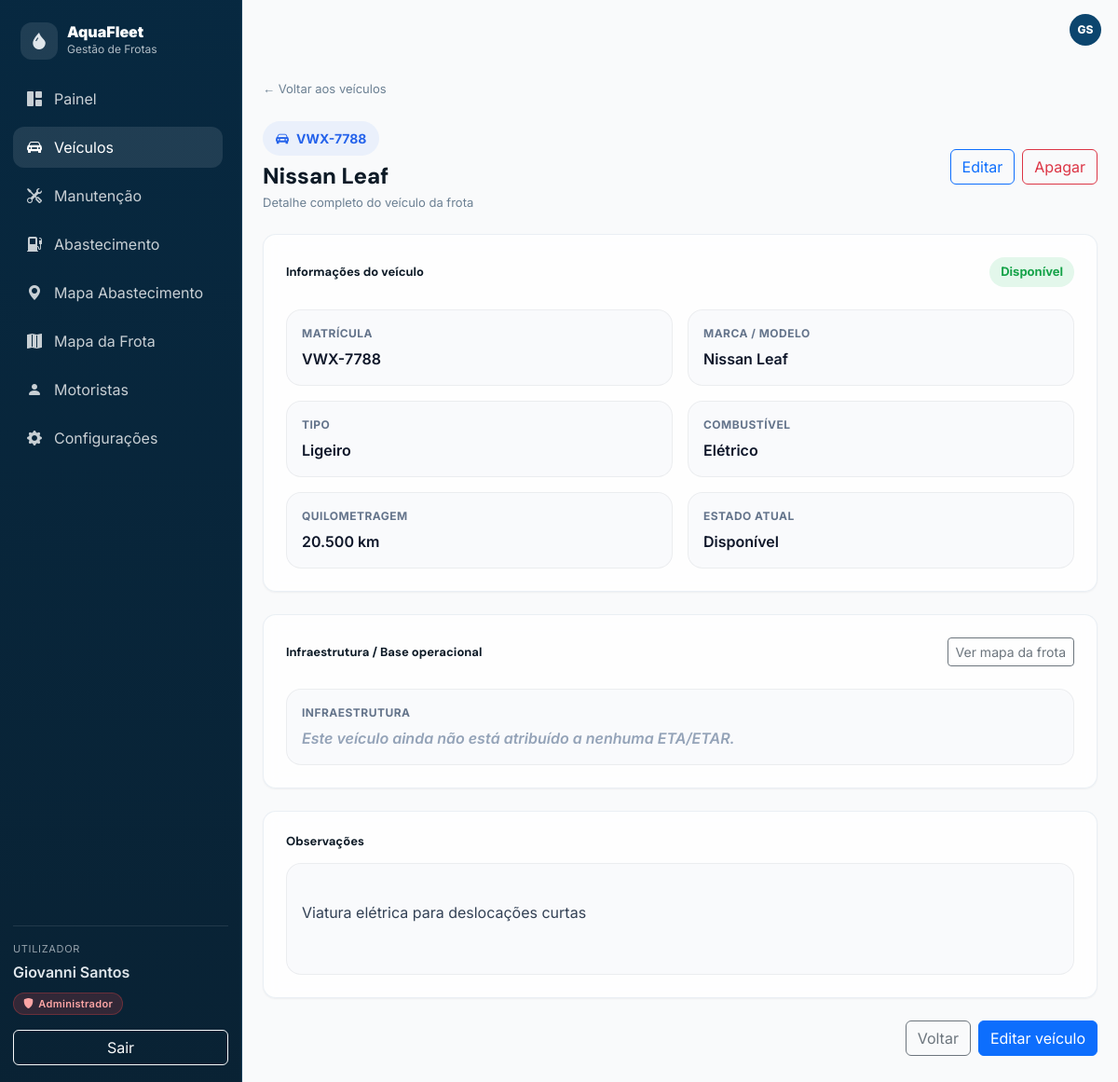
Page /viaturas/show.php?id=30 (signed in) on the earlier database version.
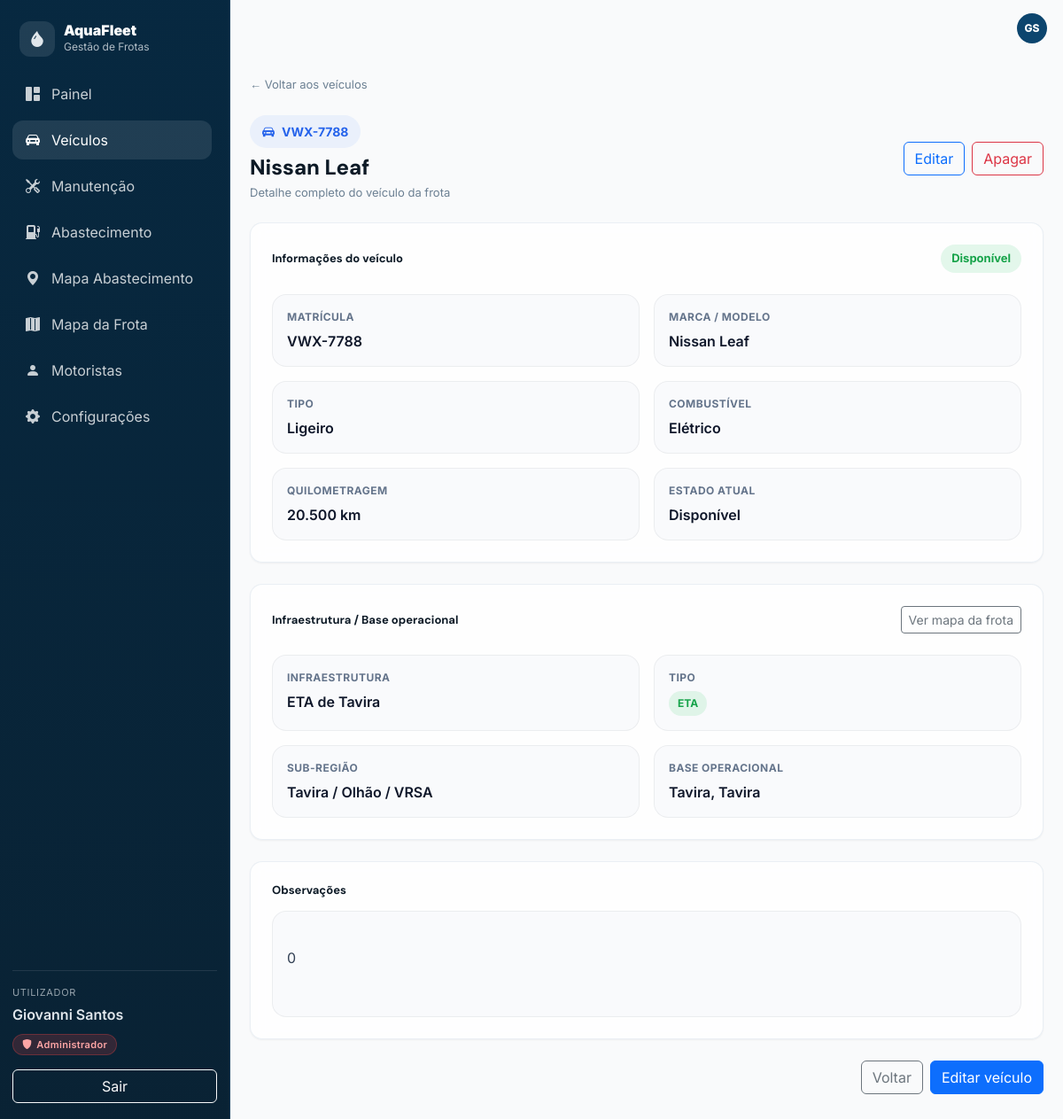
Same page on the later database version.
### tables this page shows
CREATE TABLE `viaturas` (
  `id` int(10) UNSIGNED NOT NULL,
  `matricula` varchar(20) NOT NULL,
  `marca_modelo` varchar(120) NOT NULL,
  `tipo` enum('Ligeiro','Pick-up','Carrinha','Camião','Elétrico','Outro') NOT NULL DEFAULT 'Ligeiro',
  `combustivel` enum('Diesel','Gasolina','Elétrico','Híbrido','Outro') NOT NULL DEFAULT 'Diesel',
  `quilometragem` int(10) UNSIGNED NOT NULL DEFAULT 0,
  `estado` enum('Disponível','Atribuída','Em Manutenção','Inativo') NOT NULL DEFAULT 'Disponível',
  `observacoes` text DEFAULT NULL,
  `infraestrutura_id` int(11) DEFAULT NULL,
  `criado_em` timestamp NOT NULL DEFAULT current_timestamp(),
  `atualizado_em` timestamp NOT NULL DEFAULT current_timestamp() ON UPDATE current_timestamp()
);

CREATE TABLE `infraestruturas` (
  `id` int(11) NOT NULL,
  `nome` varchar(150) NOT NULL,
  `tipo` enum('ETA','ETAR') NOT NULL,
  `concelho` varchar(100) DEFAULT NULL,
  `localidade` varchar(150) DEFAULT NULL,
  `sub_regiao` varchar(100) NOT NULL,
  `latitude` decimal(10,7) DEFAULT NULL,
  `longitude` decimal(10,7) DEFAULT NULL,
  `ativo` tinyint(1) NOT NULL DEFAULT 1,
  `criado_em` timestamp NOT NULL DEFAULT current_timestamp()
);

### viaturas/show.php (the view, shortened to what the rows shown need)
<?php
require_once __DIR__ . "/../inc/database.php";
require_once __DIR__ . "/../inc/header.php";
function h($s) {
  return htmlspecialchars((string)$s, ENT_QUOTES, 'UTF-8');
}
function badge_estado_class($estado) {
  switch ($estado) {
    case 'Disponível': return 'badge-disponivel';
  }
}
$id = isset($_GET['id']) ? (int)$_GET['id'] : 0;
$sql = "
  SELECT
    v.*,
    i.nome AS infraestrutura_nome,
    i.tipo AS infraestrutura_tipo,
    i.sub_regiao AS infraestrutura_sub_regiao,
    i.localidade AS infraestrutura_localidade,
    i.concelho AS infraestrutura_concelho
  FROM viaturas v
  LEFT JOIN infraestruturas i ON i.id = v.infraestrutura_id
  WHERE v.id = $id
  LIMIT 1
";
$res = mysqli_query($ligacao, $sql);
$veiculo = ($res && mysqli_num_rows($res) > 0) ? mysqli_fetch_assoc($res) : null;
$observacoes = trim((string)($veiculo['observacoes'] ?? ''));
$infraestruturaNome = (string)($veiculo['infraestrutura_nome'] ?? '');
$infraestruturaTipo = (string)($veiculo['infraestrutura_tipo'] ?? '');
$infraestruturaSubRegiao = (string)($veiculo['infraestrutura_sub_regiao'] ?? '');
$infraestruturaLocalidade = (string)($veiculo['infraestrutura_localidade'] ?? '');
$infraestruturaConcelho = (string)($veiculo['infraestrutura_concelho'] ?? '');
$baseOperacional = trim(
  ($infraestruturaLocalidade !== '' ? $infraestruturaLocalidade : '') .
  ($infraestruturaConcelho !== '' ? ', ' . $infraestruturaConcelho : '')
);
?>
<div class="page-max-4xl space-y-6">
  <div class="hero-title-row">
    <div>
      <div class="vehicle-chip mb-2">
        <i class="bi bi-car-front-fill"></i>
        <?php echo h($veiculo['matricula'] ?? ''); ?>
      </div>
      <h1 class="page-title mb-1"><?php echo h($veiculo['marca_modelo'] ?? ''); ?></h1>
      <div class="page-subtitle">Detalhe completo do veículo da frota</div>
    </div>
  </div>
  <div class="glass-card p-4">
    <div class="d-flex flex-column flex-md-row align-items-start align-items-md-center justify-content-between gap-3 mb-4">
      <h3 class="section-title mb-0">Informações do veículo</h3>
      <span class="badge-estado <?php echo h(badge_estado_class($veiculo['estado'] ?? '')); ?>">
        <?php echo h($veiculo['estado'] ?? ''); ?>
      </span>
    </div>
    <div class="detail-grid">
      <div class="detail-item">
        <div class="detail-label">Matrícula</div>
        <div class="detail-value"><?php echo h($veiculo['matricula'] ?? ''); ?></div>
      </div>
      <div class="detail-item">
        <div class="detail-label">Marca / Modelo</div>
        <div class="detail-value"><?php echo h($veiculo['marca_modelo'] ?? ''); ?></div>
      </div>
      <div class="detail-item">
        <div class="detail-label">Tipo</div>
        <div class="detail-value">
          <?php echo $veiculo['tipo'] !== '' ? h($veiculo['tipo']) : '<span class="empty-soft">Não definido</span>'; ?>
        </div>
      </div>
      <div class="detail-item">
        <div class="detail-label">Combustível</div>
        <div class="detail-value">
          <?php echo $veiculo['combustivel'] !== '' ? h($veiculo['combustivel']) : '<span class="empty-soft">Não definido</span>'; ?>
        </div>
      </div>
      <div class="detail-item">
        <div class="detail-label">Quilometragem</div>
        <div class="detail-value"><?php echo number_format((int)($veiculo['quilometragem'] ?? 0), 0, ',', '.'); ?> km</div>
      </div>
      <div class="detail-item">
        <div class="detail-label">Estado atual</div>
        <div class="detail-value"><?php echo h($veiculo['estado'] ?? ''); ?></div>
      </div>
    </div>
  </div>
  <div class="glass-card p-4">
    <?php if ($infraestruturaNome !== ''): ?>
      <div class="detail-grid">
        <div class="detail-item">
          <div class="detail-label">Infraestrutura</div>
          <div class="detail-value"><?php echo h($infraestruturaNome); ?></div>
        </div>
        <div class="detail-item">
          <div class="detail-label">Tipo</div>
          <div class="detail-value">
            <span class="badge-tipo <?php echo ($infraestruturaTipo === 'ETA') ? 'badge-eta' : 'badge-etar'; ?>">
              <?php echo h($infraestruturaTipo); ?>
            </span>
          </div>
        </div>
        <div class="detail-item">
          <div class="detail-label">Sub-região</div>
          <div class="detail-value"><?php echo h($infraestruturaSubRegiao); ?></div>
        </div>
        <div class="detail-item">
          <div class="detail-label">Base operacional</div>
          <div class="detail-value">
            <?php echo $baseOperacional !== '' ? h($baseOperacional) : '<span class="empty-soft">Não definida</span>'; ?>
          </div>
        </div>
      </div>
    <?php endif; ?>
  </div>
  <div class="glass-card p-4">
    <h3 class="section-title mb-3">Observações</h3>
    <div class="detail-item observacoes-box">
      <?php if ($observacoes !== ''): ?>
        <?php echo nl2br(h($observacoes)); ?>
      <?php else: ?>
        <span class="empty-soft">Sem observações registadas para este veículo.</span>
      <?php endif; ?>
    </div>
  </div>
</div>
<?php
require_once __DIR__ . "/../inc/footer.php";
?>

Differences in the rows shown:
changed viaturas "Nissan Leaf": infraestrutura.nome (not shown) → "ETA de Tavira"; infraestrutura.tipo (not shown) → "ETA"; infraestrutura.sub_regiao (not shown) → "Tavira / Olhão / VRSA"; infraestrutura.concelho (not shown) → "Tavira, Tavira"; observacoes "Viatura elétrica para deslocações curtas" → "0"
Other differences:
text no longer shown: "Este veículo ainda não está atribuído a nenhuma ETA/ETAR."
text now shown: "TIPO SUB-REGIÃO BASE OPERACIONAL"
